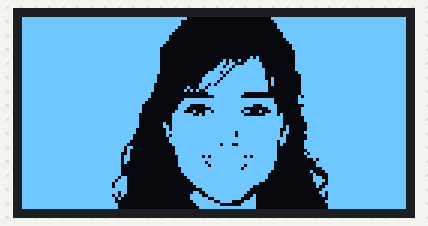
The sketch below on a simulated ESP8266 (NodeMCU). Shown: 128×64 one-colour display.

Above: at 2.1 s.

The sketch:

Esp32OledDemo.ino
```cpp
/*********
  Rui Santos
  Complete project details at https://randomnerdtutorials.com
  Url trouvé ici : https://randomnerdtutorials.com/esp32-built-in-oled-ssd1306/
  Pilote : ESP32-Wroom-DA
  Pilote test : WEMOS LOLIN32.
*********/

#include <Wire.h>
#include <Adafruit_GFX.h>
#include <Adafruit_SSD1306.h>

#define SCREEN_WIDTH 128
#define SCREEN_HEIGHT 64

Adafruit_SSD1306 display(SCREEN_WIDTH, SCREEN_HEIGHT, &Wire, -1);

static const uint8_t image_data_Saraarray[1024] = {
    0xff, 0xff, 0xff, 0xff, 0xff, 0xff, 0xfe, 0x00, 0x00, 0x00, 0x1f, 0xff, 0xff, 0xff, 0xff, 0xff,
    0xff, 0xff, 0xff, 0xff, 0xff, 0xff, 0xf8, 0x00, 0x00, 0x00, 0x0f, 0xff, 0xff, 0xff, 0xff, 0xff,
    0xff, 0xff, 0xff, 0xff, 0xff, 0xff, 0xf8, 0x00, 0x00, 0x00, 0x07, 0xff, 0xff, 0xff, 0xff, 0xff,
    0xff, 0xff, 0xff, 0xff, 0xff, 0xff, 0xf0, 0x00, 0x00, 0x00, 0x07, 0xff, 0xff, 0xff, 0xff, 0xff,
    0xff, 0xff, 0xff, 0xff, 0xff, 0xff, 0xe0, 0x00, 0x00, 0x00, 0x03, 0xff, 0xff, 0xff, 0xff, 0xff,
    0xff, 0xff, 0xff, 0xff, 0xff, 0xff, 0xc0, 0x00, 0x00, 0x00, 0x01, 0xff, 0xff, 0xff, 0xff, 0xff,
    0xff, 0xff, 0xff, 0xff, 0xff, 0xff, 0x80, 0x00, 0x00, 0x00, 0x01, 0xff, 0xff, 0xff, 0xff, 0xff,
    0xff, 0xff, 0xff, 0xff, 0xff, 0xff, 0x80, 0x00, 0x00, 0x00, 0x00, 0xff, 0xff, 0xff, 0xff, 0xff,
    0xff, 0xff, 0xff, 0xff, 0xff, 0xff, 0x00, 0x00, 0x00, 0x00, 0x00, 0x7f, 0xff, 0xff, 0xff, 0xff,
    0xff, 0xff, 0xff, 0xff, 0xff, 0xfe, 0x00, 0x00, 0x00, 0x00, 0x00, 0x3f, 0xff, 0xff, 0xff, 0xff,
    0xff, 0xff, 0xff, 0xff, 0xff, 0xfc, 0x00, 0x00, 0x00, 0x00, 0x00, 0x3f, 0xff, 0xff, 0xff, 0xff,
    0xff, 0xff, 0xff, 0xff, 0xff, 0xfc, 0x00, 0x00, 0x00, 0x00, 0x00, 0x1f, 0xff, 0xff, 0xff, 0xff,
    0xff, 0xff, 0xff, 0xff, 0xff, 0xfc, 0x00, 0x00, 0x00, 0x00, 0x00, 0x1f, 0xff, 0xff, 0xff, 0xff,
    0xff, 0xff, 0xff, 0xff, 0xff, 0xfc, 0x00, 0x00, 0x00, 0x0a, 0x00, 0x1f, 0xff, 0xff, 0xff, 0xff,
    0xff, 0xff, 0xff, 0xff, 0xff, 0xfc, 0x00, 0x00, 0x14, 0x9e, 0x00, 0x1f, 0xff, 0xff, 0xff, 0xff,
    0xff, 0xff, 0xff, 0xff, 0xff, 0xfc, 0x00, 0x00, 0x36, 0x3f, 0x00, 0x1f, 0xff, 0xff, 0xff, 0xff,
    0xff, 0xff, 0xff, 0xff, 0xff, 0xfc, 0x00, 0x00, 0x6d, 0xff, 0x00, 0x1f, 0xff, 0xff, 0xff, 0xff,
    0xff, 0xff, 0xff, 0xff, 0xff, 0xfc, 0x00, 0x00, 0xfb, 0xff, 0x80, 0x1f, 0xff, 0xff, 0xff, 0xff,
    0xff, 0xff, 0xff, 0xff, 0xff, 0xfc, 0x00, 0x03, 0xd7, 0xff, 0x80, 0x0f, 0xff, 0xff, 0xff, 0xff,
    0xff, 0xff, 0xff, 0xff, 0xff, 0xf8, 0x00, 0x07, 0xef, 0xff, 0x80, 0x07, 0xff, 0xff, 0xff, 0xff,
    0xff, 0xff, 0xff, 0xff, 0xff, 0xf8, 0x00, 0x0f, 0xdf, 0xff, 0x90, 0x07, 0xff, 0xff, 0xff, 0xff,
    0xff, 0xff, 0xff, 0xff, 0xff, 0xf8, 0x00, 0x0f, 0xbf, 0xff, 0xd0, 0x07, 0xff, 0xff, 0xff, 0xff,
    0xff, 0xff, 0xff, 0xff, 0xff, 0xf0, 0x00, 0x1d, 0x7f, 0xff, 0xd0, 0x07, 0xff, 0xff, 0xff, 0xff,
    0xff, 0xff, 0xff, 0xff, 0xff, 0xf0, 0x01, 0x1b, 0xff, 0xff, 0xc0, 0x07, 0xff, 0xff, 0xff, 0xff,
    0xff, 0xff, 0xff, 0xff, 0xff, 0xf0, 0x02, 0xa7, 0xff, 0xff, 0xc0, 0x07, 0xff, 0xff, 0xff, 0xff,
    0xff, 0xff, 0xff, 0xff, 0xff, 0xe0, 0x00, 0x03, 0xff, 0xc0, 0x00, 0x07, 0xff, 0xff, 0xff, 0xff,
    0xff, 0xff, 0xff, 0xff, 0xff, 0xe0, 0x00, 0x00, 0xff, 0x80, 0x00, 0x0b, 0xff, 0xff, 0xff, 0xff,
    0xff, 0xff, 0xff, 0xff, 0xff, 0xc0, 0x03, 0xff, 0xff, 0xff, 0xf0, 0x0f, 0xff, 0xff, 0xff, 0xff,
    0xff, 0xff, 0xff, 0xff, 0xff, 0x80, 0x07, 0xff, 0xff, 0xff, 0xf0, 0x0f, 0xff, 0xff, 0xff, 0xff,
    0xff, 0xff, 0xff, 0xff, 0xff, 0x00, 0x0f, 0x07, 0xff, 0xf8, 0xf8, 0x03, 0xff, 0xff, 0xff, 0xff,
    0xff, 0xff, 0xff, 0xff, 0xff, 0x00, 0x0e, 0x01, 0xff, 0xc0, 0x38, 0x07, 0xff, 0xff, 0xff, 0xff,
    0xff, 0xff, 0xff, 0xff, 0xff, 0x00, 0x1c, 0x46, 0xff, 0xb1, 0x18, 0x07, 0xff, 0xff, 0xff, 0xff,
    0xff, 0xff, 0xff, 0xff, 0xfe, 0x00, 0x3f, 0x97, 0xff, 0xc0, 0x7a, 0x07, 0xff, 0xff, 0xff, 0xff,
    0xff, 0xff, 0xff, 0xff, 0xfe, 0x00, 0x3f, 0xff, 0xff, 0xff, 0xfe, 0x03, 0xff, 0xff, 0xff, 0xff,
    0xff, 0xff, 0xff, 0xff, 0xfe, 0x00, 0x3f, 0xff, 0xff, 0xff, 0xfe, 0x03, 0xff, 0xff, 0xff, 0xff,
    0xff, 0xff, 0xff, 0xff, 0xfe, 0x01, 0x3f, 0xff, 0xff, 0xff, 0xfe, 0x01, 0xff, 0xff, 0xff, 0xff,
    0xff, 0xff, 0xff, 0xff, 0xfe, 0x01, 0xbf, 0xff, 0xff, 0xff, 0xfe, 0x81, 0xff, 0xff, 0xff, 0xff,
    0xff, 0xff, 0xff, 0xff, 0xfc, 0x00, 0xbf, 0xff, 0xff, 0xff, 0xfc, 0x81, 0xff, 0xff, 0xff, 0xff,
    0xff, 0xff, 0xff, 0xff, 0xfc, 0x00, 0xff, 0xff, 0xfe, 0xff, 0xfd, 0x83, 0xff, 0xff, 0xff, 0xff,
    0xff, 0xff, 0xff, 0xff, 0xf8, 0x00, 0xbf, 0xff, 0xfe, 0xff, 0xfd, 0x01, 0xff, 0xff, 0xff, 0xff,
    0xff, 0xff, 0xff, 0xff, 0xf8, 0x00, 0x7f, 0xff, 0xff, 0xff, 0xff, 0x01, 0xff, 0xff, 0xff, 0xff,
    0xff, 0xff, 0xff, 0xff, 0xf0, 0x00, 0x7f, 0xff, 0xff, 0xff, 0xfb, 0x03, 0xff, 0xff, 0xff, 0xff,
    0xff, 0xff, 0xff, 0xff, 0xe0, 0x00, 0x3f, 0xff, 0xdc, 0xff, 0xfa, 0x03, 0xff, 0xff, 0xff, 0xff,
    0xff, 0xff, 0xff, 0xff, 0xd8, 0x00, 0x1f, 0xff, 0xff, 0xff, 0xf8, 0x03, 0xff, 0xff, 0xff, 0xff,
    0xff, 0xff, 0xff, 0xff, 0xd0, 0x00, 0x1f, 0xff, 0xff, 0xff, 0xf8, 0x01, 0xff, 0xff, 0xff, 0xff,
    0xff, 0xff, 0xff, 0xff, 0x90, 0x00, 0x1f, 0xff, 0xff, 0xff, 0xf8, 0x02, 0xff, 0xff, 0xff, 0xff,
    0xff, 0xff, 0xff, 0xff, 0xb0, 0x00, 0x0f, 0xf5, 0xff, 0xd7, 0xf8, 0x01, 0xff, 0xff, 0xff, 0xff,
    0xff, 0xff, 0xff, 0xff, 0xb0, 0x00, 0x0f, 0xff, 0xff, 0xff, 0xf8, 0x00, 0x5f, 0xff, 0xff, 0xff,
    0xff, 0xff, 0xff, 0xff, 0xa0, 0x00, 0x0f, 0xfb, 0xff, 0xff, 0xf0, 0x00, 0x3f, 0xff, 0xff, 0xff,
    0xff, 0xff, 0xff, 0xff, 0x80, 0x00, 0x0f, 0xfd, 0xff, 0xdf, 0xf0, 0x00, 0x3f, 0xff, 0xff, 0xff,
    0xff, 0xff, 0xff, 0xff, 0x80, 0x00, 0x07, 0xff, 0xff, 0xbf, 0xf0, 0x00, 0x0f, 0xff, 0xff, 0xff,
    0xff, 0xff, 0xff, 0xff, 0x80, 0x00, 0x07, 0xff, 0xff, 0xff, 0xe0, 0x00, 0x87, 0xff, 0xff, 0xff,
    0xff, 0xff, 0xff, 0xff, 0x80, 0x00, 0x03, 0xff, 0xff, 0xff, 0xc0, 0x00, 0x43, 0xff, 0xff, 0xff,
    0xff, 0xff, 0xff, 0xff, 0x60, 0x00, 0x01, 0xff, 0xff, 0xff, 0xc0, 0x00, 0x73, 0xff, 0xff, 0xff,
    0xff, 0xff, 0xff, 0xfe, 0xe0, 0x00, 0x00, 0xff, 0xff, 0xff, 0x80, 0x00, 0x7b, 0xff, 0xff, 0xff,
    0xff, 0xff, 0xff, 0xfd, 0xe0, 0x00, 0x00, 0x7f, 0xff, 0xfe, 0x00, 0x00, 0x33, 0xff, 0xff, 0xff,
    0xff, 0xff, 0xff, 0xfd, 0xe0, 0x00, 0x00, 0x3f, 0xff, 0xf8, 0x00, 0x00, 0x27, 0xff, 0xff, 0xff,
    0xff, 0xff, 0xff, 0xff, 0xe0, 0x00, 0x00, 0x0f, 0xff, 0xf0, 0x00, 0x00, 0x0f, 0xff, 0xff, 0xff,
    0xff, 0xff, 0xff, 0xff, 0x60, 0x00, 0x00, 0x67, 0xff, 0xe0, 0x00, 0x00, 0x1b, 0xff, 0xff, 0xff,
    0xff, 0xff, 0xff, 0xfd, 0x40, 0x00, 0x00, 0xf3, 0xff, 0xc4, 0x00, 0x00, 0x0b, 0xff, 0xff, 0xff,
    0xff, 0xff, 0xff, 0xfe, 0x80, 0x00, 0x00, 0xfc, 0xff, 0x8c, 0x00, 0x00, 0x03, 0xff, 0xff, 0xff,
    0xff, 0xff, 0xff, 0xfe, 0x00, 0x00, 0x00, 0x7f, 0x3c, 0x3c, 0x00, 0x00, 0x07, 0xff, 0xff, 0xff,
    0xff, 0xff, 0xff, 0xff, 0x00, 0x00, 0x00, 0x3f, 0xc0, 0x7c, 0x00, 0x00, 0x03, 0xff, 0xff, 0xff,
    0xff, 0xff, 0xff, 0xff, 0x00, 0x00, 0x00, 0x1f, 0xff, 0xfc, 0x00, 0x00, 0x03, 0xff, 0xff, 0xff
};

void setup() {
  Serial.begin(115200);


  if(!display.begin(SSD1306_SWITCHCAPVCC, 0x3C, false, false)) {
    Serial.println(F("SSD1306 allocation failed"));
    for(;;);
  }
  delay(2000); // Pause for 2 seconds

  // Clear the buffer.
  display.clearDisplay();

  // Draw bitmap on the screen
  display.drawBitmap(0, 0, image_data_Saraarray, 128, 64, 1);
  display.display();
}

void loop() {

}
```
